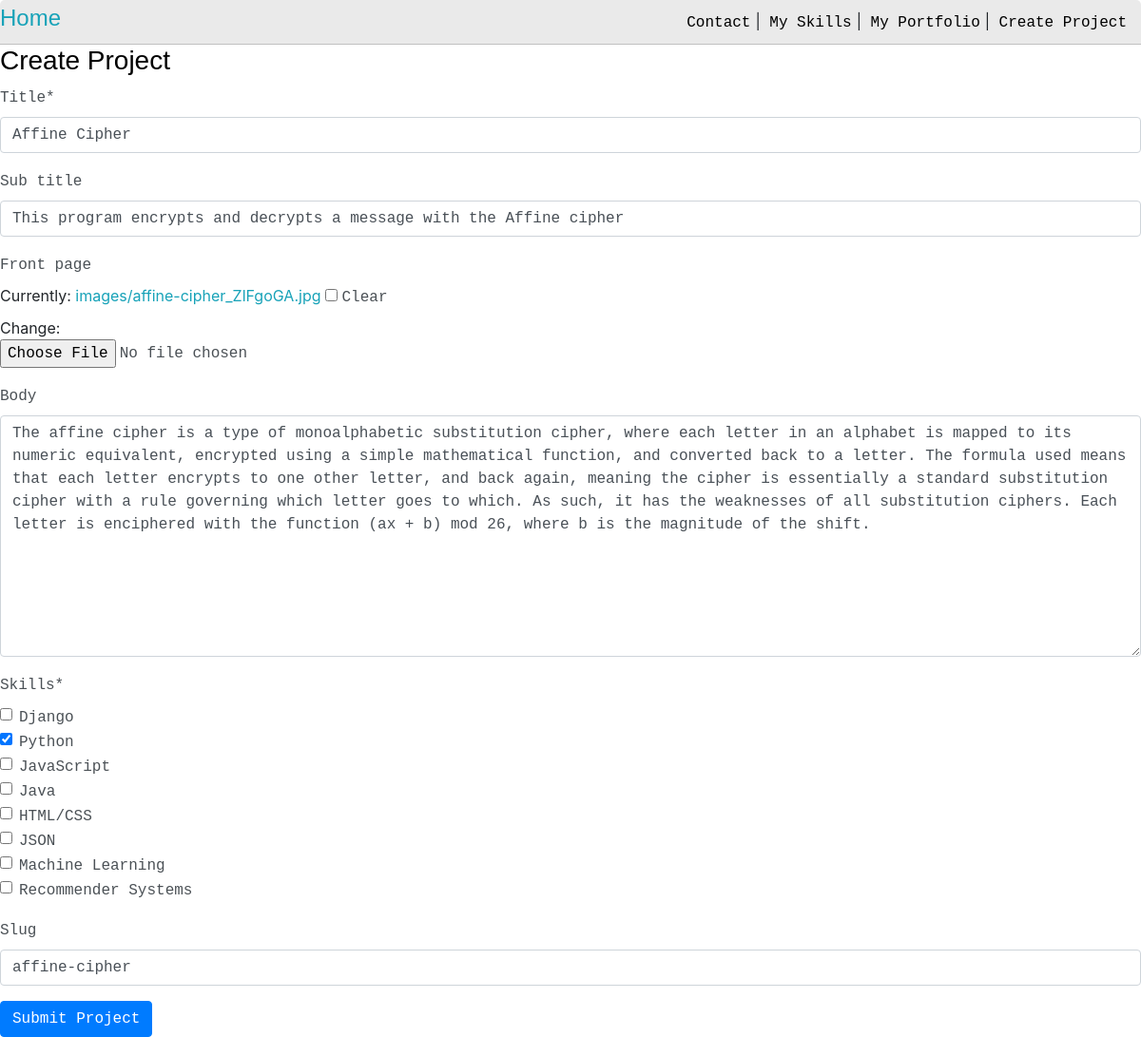
/update_post/affine-cipher/ (signed in), run on the app's committed database.
### project/models.py (models this page shows, shortened)
class Project(models.Model):
	title = models.CharField(max_length=200)
	sub_title = models.CharField(max_length=200, null=True, blank=True)
	front_page = models.ImageField(null=True, blank=True, upload_to="images", default="images/broken-image.png")
	body = models.TextField(null=True, blank=True)
	created = models.DateTimeField(auto_now_add=True)
	skills = models.ManyToManyField(Skill, null=True)
	slug = models.SlugField(null=True, blank=True)

### project/views.py (the view)
# urls.py: path('update_post/<slug:slug>/', views.updatePost, name="update_post"),
@login_required(login_url="home")
def updatePost(request, slug):
    post = Project.objects.get(slug=slug)
    form = PostForm(instance=post)
    if request.method =='POST':
        form = PostForm(request.POST, request.FILES, instance=post)
        if form.is_valid():
            form.save()
        return redirect('posts')
    context = {'form':form}
    return render(request, 'project/post_form.html', context)

### project/forms.py
class PostForm(ModelForm):
	class Meta:
		model = Project
		fields = '__all__'
		widgets = {
			'skills':forms.CheckboxSelectMultiple(), # multiple checkboxes in Tags
		}

### project/models.py (called while the page is built)
    def __str__(self):
        return self.name

### project/templates/project/post_form.html (shortened to what this page needs)
{% extends 'project/base.html' %}
{% load static %}
{% load crispy_forms_tags %}
{% block content %}
<div class="main-container">
    <h3>Create Project</h3>
    <form action="" method="POST" enctype="multipart/form-data">
        {{form|crispy}}
        <input class="btn btn-primary" type="submit" value="Submit Project">
    </form>
</div>
{% endblock %}

### static/css/styles.css (style rules this page uses)
:root { --mainColor:#eaeaea; --secondaryColor:#fff; --borderColor:#c1c1c1; --mainText:black; --secondaryText:#4b5156; --themeDotBorder:#24292e; --previewBg:#AAFF00; --buttonColor:black; }
html, body { padding: 0; margin: 0; scroll-behavior: smooth; }
body * { transition: 0.3s; }
h1, h2, h3, h4, h5, h6, strong { color: black; font-family: 'Russo One', sans-serif; font-weight: 500; }
p, li, span, label, input, textarea { color: var(--secondaryText); font-family: 'Roboto Mono', monospace; }
a { text-decoration: none; color:#17a2b8; }
h3 { font-size: 28px; }
.main-container { width: 1200px; margin: 0 auto; }

### data on the page
Project: title "Affine Cipher", sub_title "This program encrypts and decrypts a message with the Affine cipher", body "The affine cipher is a type of monoalphabetic substitution cipher, where each letter in an alphabet is mapped to its numeric equivalent, encrypted using a simple mathematical function, and converted back to a letter. The formula used means that each letter encrypts to one other letter, and back again, meaning the cipher is essentially a standard substitution cipher with a rule governing which letter goes to which. As such, it has the weaknesses of all substitution ciphers. Each letter is enciphered with the function (ax + b) mod 26, where b is the magnitude of the shift.", slug "affine-cipher"
